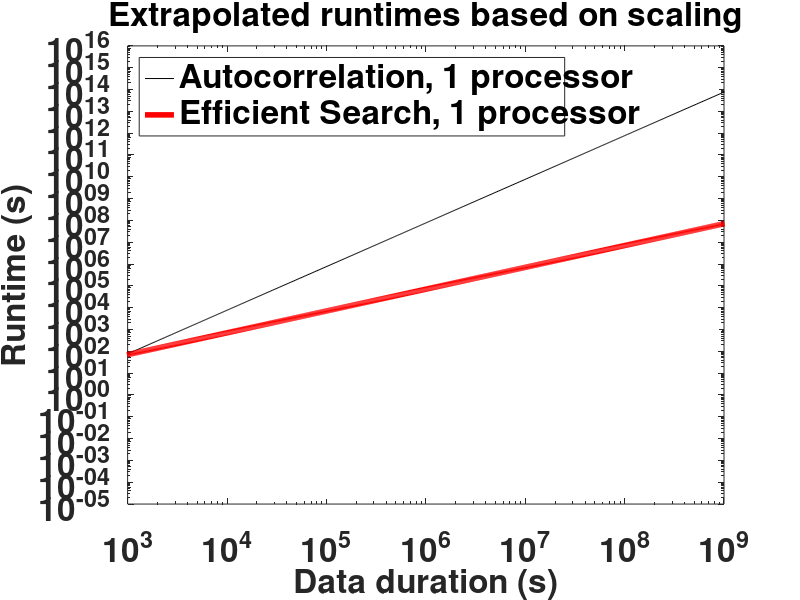

Write the MATLAB code that produced this figure.
close all
clear

% Make computational scaling plot
x = logspace(0,10,1000); % number of data points, 10^0 to 10^10
% x_scaled = x/226;
% ind_day = find(abs(x-86400) == min(abs(x-86400))) % 86400 s = 1 day
% ind_day = 494

oneDaySec = 24*60*60;
oneWeekSec = oneDaySec*7;
oneMonthSec = oneDaySec*30;
oneYearSec = oneDaySec*365;
tenYearSec = oneYearSec*10;

% runtime_networksim_7ch_24hr = 3189; % runtime network similarity, 7 channels, 1 day (s) - top 200 magnitude coeff
% runtime_networksim_7ch_24hr = 2718; % runtime network similarity, 7 channels, 1 day (s) - top 800 deviation coeff
% scale_factor = oneDaySec / runtime_networksim_7ch_24hr;
runtime_networksim_12ch_24hr = 6095; % runtime network similarity, 12 channels, 1 day HRSN (s) - top 200 deviation coeff
scale_factor = oneDaySec / runtime_networksim_12ch_24hr;
x_scaled = x / scale_factor;
runtimeFingerprint = x_scaled; % O(n)

ind_day = find(abs(x-oneDaySec) == min(abs(x-oneDaySec)))
% runtime_autocorr_7ch_24hr = 113393; % runtime autocorr, 7 channels, 1 day NCSN (s)
% scale_autocorr = x_scaled(ind_day)^2 / runtime_autocorr_7ch_24hr;
runtime_autocorr_12ch_24hr = 567183; % runtime autocorr, 12 channels, 1 day HRSN (s)
scale_autocorr = x_scaled(ind_day)^2 / runtime_autocorr_12ch_24hr;

runtimeAutocorr = (x_scaled.*x_scaled) / scale_autocorr; % O(n^2)
% runtimeParallelAutocorr = runtimeAutocorr/1000; % assume 1000 processors

% Check:
runtimeFingerprint(ind_day)
runtimeAutocorr(ind_day)
speedup_1day = runtimeAutocorr(ind_day)/runtimeFingerprint(ind_day);
disp(['1 day duration runtime speedup = ', num2str(speedup_1day)]);

ind_1week = find(abs(x-oneWeekSec) == min(abs(x-oneWeekSec)));
speedup_1week = runtimeAutocorr(ind_1week)/runtimeFingerprint(ind_1week);
disp(['expected 1 week duration runtime speedup = ', num2str(speedup_1week)]);

ind_1month = find(abs(x-oneMonthSec) == min(abs(x-oneMonthSec)));
speedup_1month = runtimeAutocorr(ind_1month)/runtimeFingerprint(ind_1month);
disp(['expected 1 month duration runtime speedup = ', num2str(speedup_1month)]);

ind_1yr = find(abs(x-oneYearSec) == min(abs(x-oneYearSec)));
% runtimeFingerprint(ind_1yr)
% runtimeAutocorr(ind_1yr)
speedup_1yr = runtimeAutocorr(ind_1yr)/runtimeFingerprint(ind_1yr);
disp(['expected 1 year duration runtime speedup = ', num2str(speedup_1yr)]);

ind_tenyr = find(abs(x-tenYearSec) == min(abs(x-tenYearSec)));
speedup_tenyr = runtimeAutocorr(ind_tenyr)/runtimeFingerprint(ind_tenyr);
disp(['expected 10 year duration runtime speedup = ', num2str(speedup_tenyr)]);

FigHandle = figure('Position',[1500 100 1000 1000]);
% loglog(x,runtimeAutocorr,'k', x,runtimeParallelAutocorr,'b', ...
%     x,runtimeFingerprint,'r','LineWidth',2);
loglog(x,runtimeAutocorr,'k', x,runtimeFingerprint,'r','LineWidth',4);
set(gca,'FontSize',24,'FontWeight','bold');
box on
xlabel('Data duration (s)');
ylabel('Runtime (s)');
xlim([1e3 1e9])
set(gca, 'XTick', [10^3 10^4 10^5 10^6 10^7 10^8 10^9]);
title('Extrapolated runtimes based on scaling');
% legend('Autocorrelation, 1 processor','Autocorrelation, 1000 processors', ...
%     'Fingerprint, 1 processor');
legend('Autocorrelation, 1 processor','Efficient Search, 1 processor', 'Location', 'NorthWest');

% make all text in figure size 24, bold
set(findall(FigHandle,'type','text'), 'FontSize', 24, 'FontWeight', 'bold');